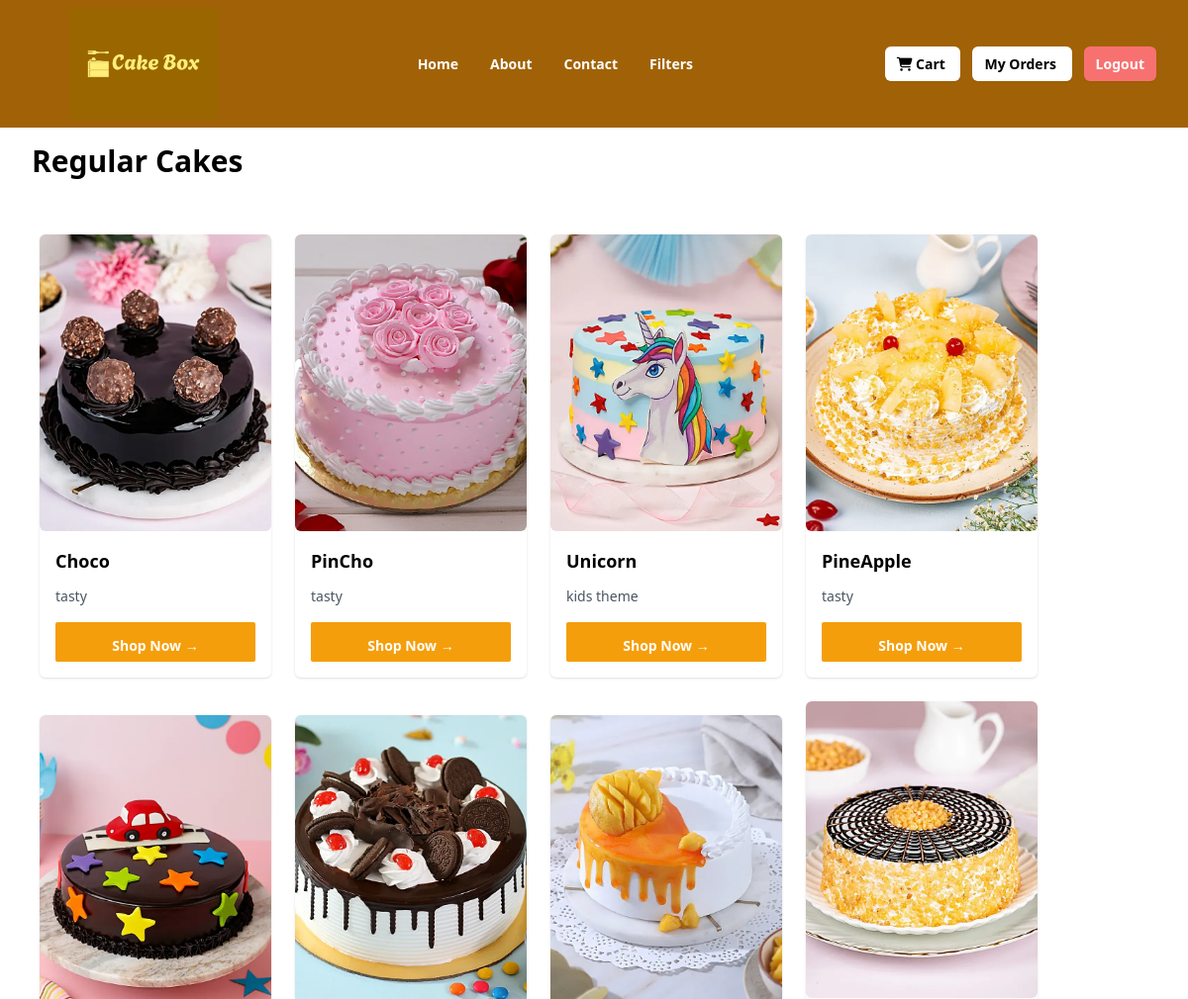
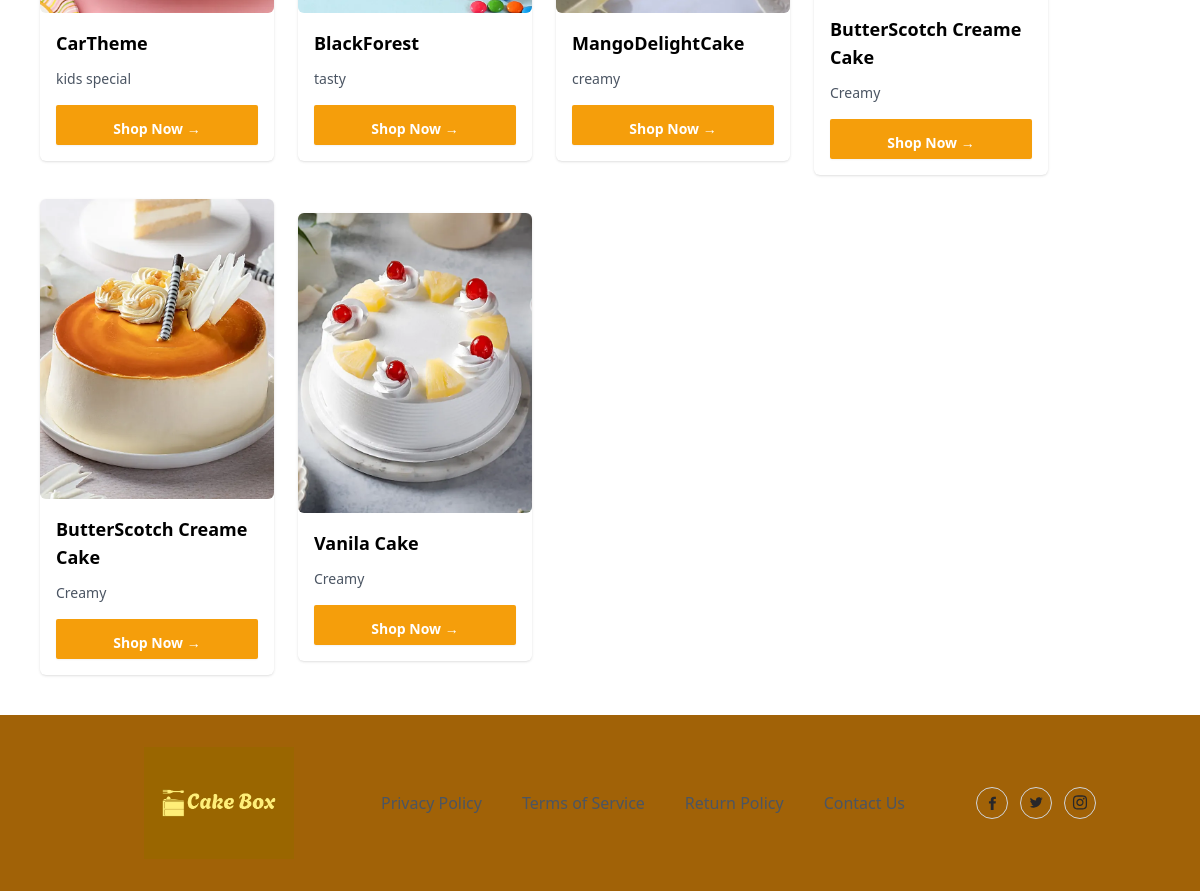
Screenshot of /cakes/category/1/ with the database file from the repository (2 pictures, top to bottom).
### kart/models.py (models this page shows, shortened)
class Category(models.Model):
    name = models.CharField(max_length=200, unique=True)
    created_date = models.DateTimeField(auto_now_add=True)
    updated_date = models.DateTimeField(auto_now=True)
    is_active = models.BooleanField(default=True)

class Cake(models.Model):
    title = models.CharField(max_length=200)
    description = models.TextField(null=True, blank=True)
    category_object = models.ForeignKey(Category,on_delete=models.CASCADE)
    size_object=models.ManyToManyField(Size)
    flavour_object = models.ManyToManyField(Flavour)
    occasion_object=models.ForeignKey(Occasion,on_delete=models.CASCADE)
    tag_object=models.ManyToManyField(Tag)
    image = models.ImageField(upload_to='product_images', null=True, blank=True, default='product_images/default.jpg')
    created_date = models.DateTimeField(auto_now_add=True)
    updated_date = models.DateTimeField(auto_now=True)
    is_active = models.BooleanField(default=True)
    def __str__(self):
        return self.title

### kart/views.py (the view)
# urls.py: path("cakes/category/<int:pk>/",views.CategoryFilterView.as_view(),name="category-filter"),
class CategoryFilterView(View):
    def get(self,request,*args,**kwrags):
        id=kwrags.get("pk")
        category=Category.objects.get(id=id)
        cakes=Cake.objects.filter(category_object=category)
        print(cakes)
        return render(request, 'cake_category.html', {"cakes": cakes, "category": category})

### kart/templates/cake_category.html (shortened to what this page needs)
{%extends 'base.html'%}
{%block main_block%}
<div class="container ms-8">
  {%if cakes%}
  <h1 class="my-4 text-3xl font-semibold text-black">{{category.name}} Cakes</h1>
  <div class="mx-auto grid w-full max-w-7xl items-center space-y-4 px-2 py-10 md:grid-cols-2 md:gap-6 md:space-y-0 lg:grid-cols-4">
    {%for c in cakes%}
    <div class="rounded-md shadow" data-aos="zoom-in-up"
    data-aos-duration="3000">
      <img
        src="{{c.image.url}}"
        alt="cake"
        class="rounded-md [16/9] w-full  md:aspect-auto md:h-[300px] lg:h-[300px] object-cover"
      />
      <div class="p-4">
        <h1 class="inline-flex items-center text-lg font-semibold">
          {{c.title}}
        </h1>
        <p class="mt-3 text-sm text-gray-600">
          {{c.description}}
        </p>
        <button
          type="button"
          class="mt-4 w-full rounded-sm bg-amber-500 px-2 py-1.5 text-sm font-semibold text-white shadow-sm hover:bg-black/80 focus-visible:outline focus-visible:outline-2 focus-visible:outline-offset-2 focus-visible:outline-black"
        >
        <a href="{% url 'cake-detail' c.id%}" class="mt-2 inline-flex cursor-pointer items-center text-sm font-semibold text-white">
          Shop Now →
        </a>
        </button>
      </div>
    </div>
  {%endfor%}
  </div>
  {% else %}
    <p>No cakes available with this category.</p>
    {%endif%}
</div>
{%endblock%}

### rows the page displays
Category: name "Regular"
Cake: image (picture), title "Choco", description "tasty"
Cake: image (picture), title "PinCho", description "tasty"
Cake: image (picture), title "Unicorn", description "kids theme"
Cake: image (picture), title "PineApple", description "tasty"
Cake: image (picture), title "CarTheme", description "kids special"
Cake: image (picture), title "BlackForest", description "tasty"
Cake: image (picture), title "MangoDelightCake", description "creamy"
Cake: image (picture), title "ButterScotch Creame Cake", description "Creamy"
Cake: image (picture), title "ButterScotch Creame Cake", description "Creamy"
Cake: image (picture), title "Vanila Cake", description "Creamy"
